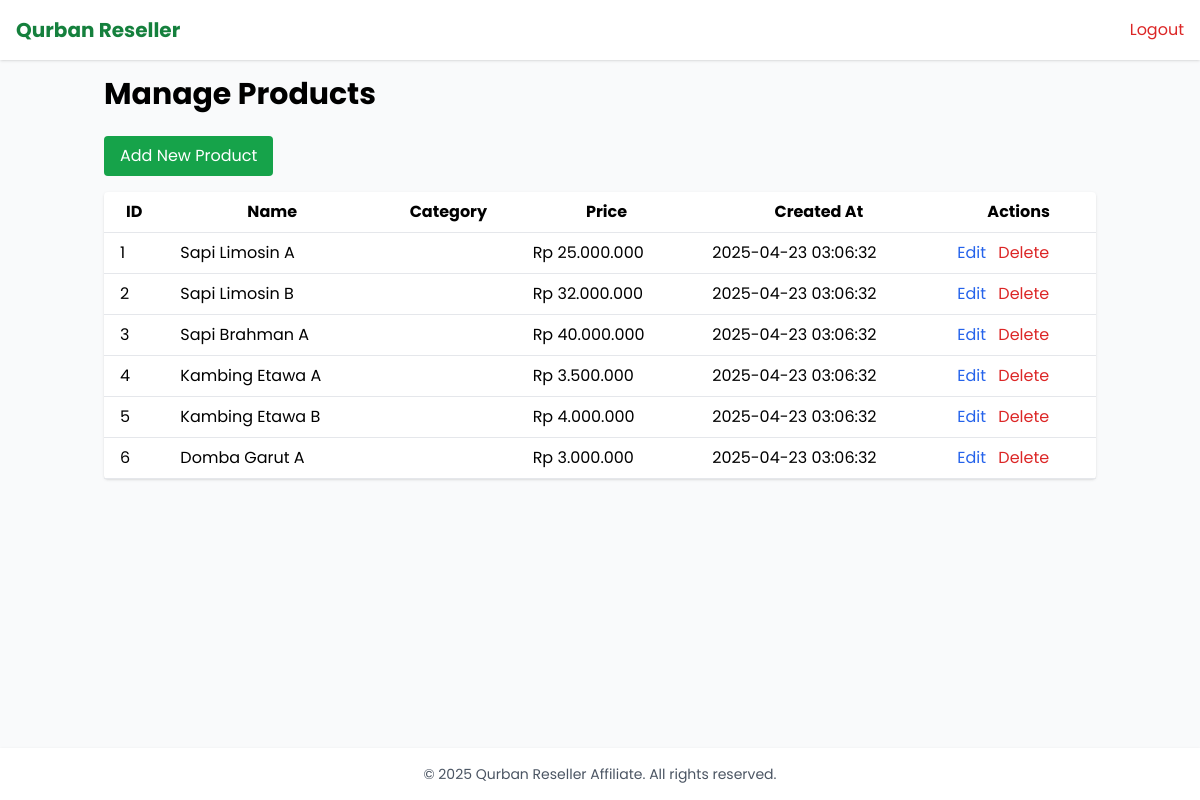
/admin/products.php (signed in), run on the app's committed database.
### tables this page shows
CREATE TABLE products (
    id INT AUTO_INCREMENT PRIMARY KEY,
    category_id INT NOT NULL,
    name VARCHAR(100) NOT NULL,
    code VARCHAR(20) NOT NULL UNIQUE,
    description TEXT NULL,
    weight DECIMAL(10,2) NOT NULL,
    price DECIMAL(12,2) NOT NULL,
    stock INT NOT NULL DEFAULT 1,
    age INT NULL,
    location VARCHAR(100) NULL,
    image1 VARCHAR(255) NULL,
    image2 VARCHAR(255) NULL,
    image3 VARCHAR(255) NULL,
    video_url VARCHAR(255) NULL,
    is_available BOOLEAN NOT NULL DEFAULT 1,
    created_at TIMESTAMP DEFAULT CURRENT_TIMESTAMP,
    updated_at TIMESTAMP DEFAULT CURRENT_TIMESTAMP ON UPDATE CURRENT_TIMESTAMP,
    FOREIGN KEY (category_id) REFERENCES product_categories(id)
);

### admin/products.php (the view, shortened to what this page needs)
<?php
require_once '../includes/db.php';
$stmt = $pdo->query("SELECT * FROM products ORDER BY created_at DESC");
$products = $stmt->fetchAll();
include '../includes/header.php';
?>
<h2 class="text-3xl font-bold mb-6">Manage Products</h2>
<a href="product_add.php" class="bg-green-600 text-white px-4 py-2 rounded hover:bg-green-700 mb-4 inline-block">Add New Product</a>
<table class="min-w-full bg-white rounded shadow">
    <thead>
        <tr>
            <th class="py-2 px-4 border-b">ID</th>
            <th class="py-2 px-4 border-b">Name</th>
            <th class="py-2 px-4 border-b">Category</th>
            <th class="py-2 px-4 border-b">Price</th>
            <th class="py-2 px-4 border-b">Created At</th>
            <th class="py-2 px-4 border-b">Actions</th>
        </tr>
    </thead>
    <tbody>
        <?php foreach ($products as $product): ?>
            <tr>
                <td class="py-2 px-4 border-b"><?php echo $product['id']; ?></td>
                <td class="py-2 px-4 border-b"><?php echo htmlspecialchars($product['name']); ?></td>
                <td class="py-2 px-4 border-b"><?php echo htmlspecialchars($product['category']); ?></td>
                <td class="py-2 px-4 border-b">Rp <?php echo number_format($product['price'], 0, ',', '.'); ?></td>
                <td class="py-2 px-4 border-b"><?php echo $product['created_at']; ?></td>
                <td class="py-2 px-4 border-b">
                    <a href="product_edit.php?id=<?php echo $product['id']; ?>" class="text-blue-600 hover:underline mr-2">Edit</a>
                    <a href="products.php?delete=<?php echo $product['id']; ?>" onclick="return confirm('Are you sure?');" class="text-red-600 hover:underline">Delete</a>
                </td>
            </tr>
        <?php endforeach; ?>
    </tbody>
</table>
<?php include '../includes/footer.php'; ?>

### includes/header.php (shortened to what this page needs)
<!DOCTYPE html>
<html lang="en">
<head>
    <link rel="stylesheet" href="https://cdnjs.cloudflare.com/ajax/libs/font-awesome/6.0.0-beta3/css/all.min.css" />
    <script src="https://cdn.tailwindcss.com"></script>
</head>
<body class="bg-gray-50 min-h-screen flex flex-col">
    <nav class="bg-white shadow p-4 flex justify-between items-center">
        <a href="/index.php" class="text-xl font-bold text-green-700">Qurban Reseller</a>
        <div>
            <?php if (isset($_SESSION['user_id'])): ?>
                <a href="/auth/logout.php" class="text-red-600 hover:underline">Logout</a>
            <?php else: ?>
                <a href="/auth/login.php" class="text-green-600 hover:underline mr-4">Login</a>
                <a href="/auth/register.php" class="text-green-600 hover:underline">Register</a>
            <?php endif; ?>
        </div>
    </nav>
    <main class="flex-grow container mx-auto p-4">

### includes/footer.php
</main>
    <footer class="bg-white shadow p-4 text-center text-gray-600 text-sm">
        &copy; <?php echo date('Y'); ?> Qurban Reseller Affiliate. All rights reserved.
    </footer>
</body>
</html>

### includes/header.php (style rules this page uses)
body { font-family: 'Poppins', sans-serif; }

### data on the page
products: id "1", name "Sapi Limosin A", price "25.000.000", created_at "2025-04-23 03:06:32"
products: id "2", name "Sapi Limosin B", price "32.000.000", created_at "2025-04-23 03:06:32"
products: id "3", name "Sapi Brahman A", price "40.000.000", created_at "2025-04-23 03:06:32"
products: id "4", name "Kambing Etawa A", price "3.500.000", created_at "2025-04-23 03:06:32"
products: id "5", name "Kambing Etawa B", price "4.000.000", created_at "2025-04-23 03:06:32"
products: id "6", name "Domba Garut A", price "3.000.000", created_at "2025-04-23 03:06:32"
